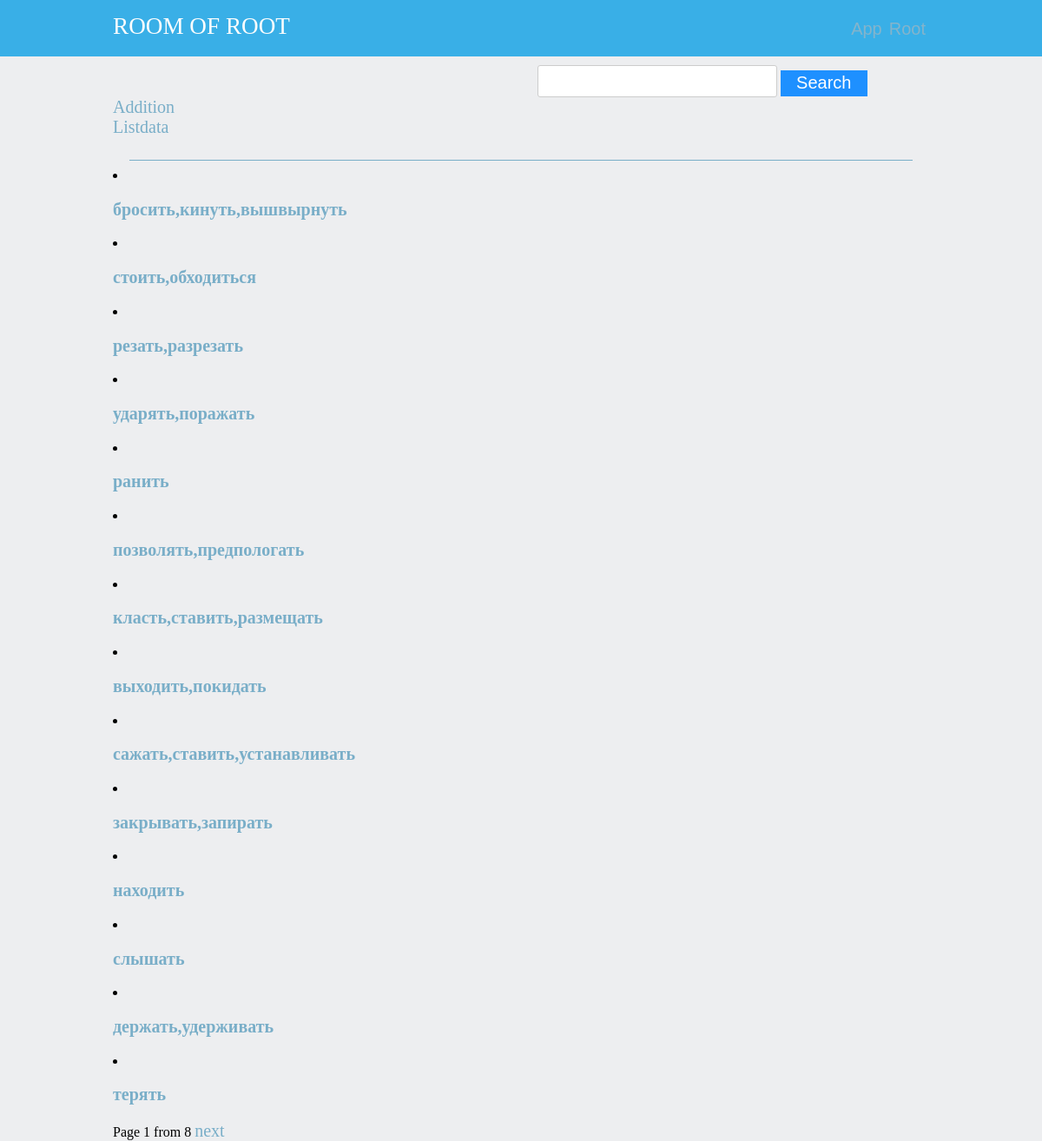
The page /listdata/ (signed in) on the database its author committed.
### app/models.py (models this page shows, shortened)
class Word(models.Model):
    russia = models.CharField(max_length=255)
    english = models.CharField(max_length=255)
    buttons = models.CharField(max_length=255, null=True)

### app/views.py (the view)
# urls.py: url(r'^listdata/$', views.listdata, name='listdata'),
def listdata(request):
    if not request.user.is_authenticated():
        return HttpResponseNotFound('<h1>Page not found</h1>')
    data = Word.objects.all()
    paginator = Paginator(data, 14)
    page = request.GET.get('page')
    try:
        data = paginator.page(page)
    except PageNotAnInteger:
        data = paginator.page(1)
    except EmptyPage:
        data = paginator.page(paginator.num_pages)
    return render(request, 'app/listdata.html', {'data': data})

### app/templates/app/listdata.html (shortened to what this page needs)
{% include 'app/head_for_admin.html' %}
{% load staticfiles %}
<!DOCTYPE html>
<html lang="en">
<head>
    <link rel="stylesheet" href="{% static 'app/css/rootroom.css' %}">
</head>
<body>
    <br>
    <div class="container">
    <hr width="900" size="0" color="#79AEC8" />
    {% for obj in data %}
    <li>
    <h3><a href="{% url 'data_edit' pk=obj.pk %}">{{ obj.russia }}</a></h3>
    </li>
    {% endfor %}
    Page {{ data.number }} from {{ data.paginator.num_pages }}
    {% if data.has_next %}
    <a href="?page={{ data.next_page_number }}">next</a>
    {% endif %}
    </div>
</body>
</html>

### app/static/app/css/style.css (style rules this page uses)
a { color: #79AEC8; outline: none; }
a:link { text-decoration: none; }
.container { width: 940px; margin: 0 auto; }

### app/static/app/css/rootroom.css (style rules this page uses)
body { margin: 0; padding: 1p; }
body { background-color: #EDEEF0; }
a { color: #79AEC8; font-size: 20px; outline: none; }
a:link { text-decoration: none; }

### rows shown on the page
Word: russia "бросить,кинуть,вышвырнуть"
Word: russia "стоить,обходиться"
Word: russia "резать,разрезать"
Word: russia "ударять,поражать"
Word: russia "ранить"
Word: russia "позволять,предпологать"
Word: russia "класть,ставить,размещать"
Word: russia "выходить,покидать"
Word: russia "сажать,ставить,устанавливать"
Word: russia "закрывать,запирать"
Word: russia "находить"
Word: russia "слышать"
Word: russia "держать,удерживать"
Word: russia "терять"

### other values the page prints
{{ data.number }} "1"
{{ data.paginator.num_pages }} "8"
